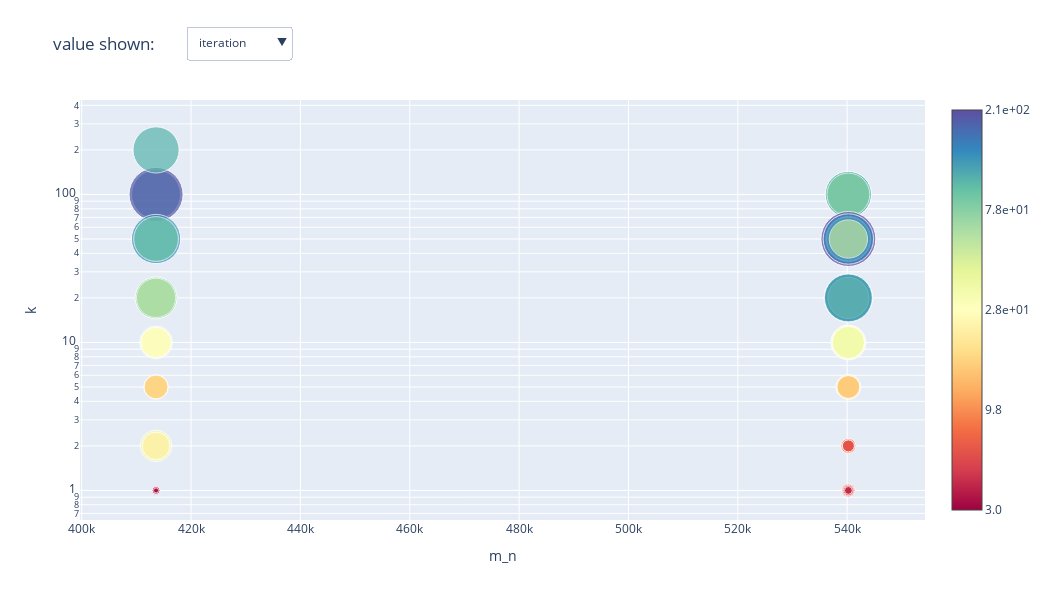

Write notebook code for a chart like this one.
### Code cell
plot_global_df(filter={'epsilon':1e-08})
